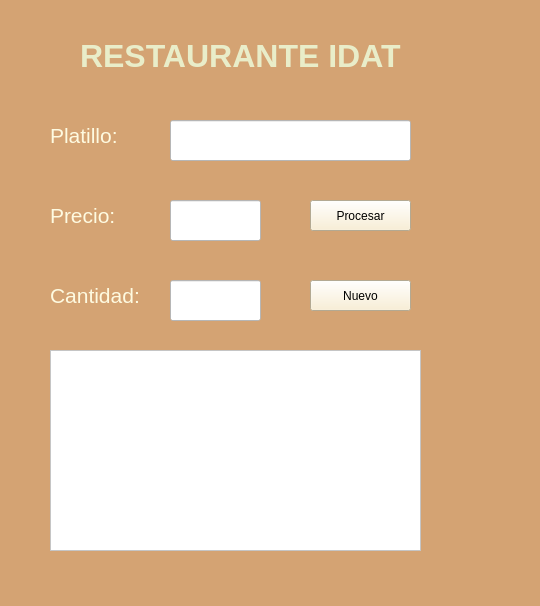
<?xml version="1.0" encoding="UTF-8"?>
<ui version="4.0">
 <class>MainWindow</class>
 <widget class="QMainWindow" name="MainWindow">
  <property name="geometry">
   <rect>
    <x>0</x>
    <y>0</y>
    <width>540</width>
    <height>606</height>
   </rect>
  </property>
  <property name="windowTitle">
   <string>MainWindow</string>
  </property>
  <property name="styleSheet">
   <string notr="true">background-color:rgb(212, 163, 115)</string>
  </property>
  <widget class="QWidget" name="centralwidget">
   <widget class="QLabel" name="label">
    <property name="geometry">
     <rect>
      <x>50</x>
      <y>120</y>
      <width>81</width>
      <height>31</height>
     </rect>
    </property>
    <property name="palette">
     <palette>
      <active>
       <colorrole role="WindowText">
        <brush brushstyle="SolidPattern">
         <color alpha="255">
          <red>254</red>
          <green>250</green>
          <blue>224</blue>
         </color>
        </brush>
       </colorrole>
       <colorrole role="Button">
        <brush brushstyle="SolidPattern">
         <color alpha="255">
          <red>212</red>
          <green>163</green>
          <blue>115</blue>
         </color>
        </brush>
       </colorrole>
       <colorrole role="Text">
        <brush brushstyle="SolidPattern">
         <color alpha="255">
          <red>254</red>
          <green>250</green>
          <blue>224</blue>
         </color>
        </brush>
       </colorrole>
       <colorrole role="ButtonText">
        <brush brushstyle="SolidPattern">
         <color alpha="255">
          <red>254</red>
          <green>250</green>
          <blue>224</blue>
         </color>
        </brush>
       </colorrole>
       <colorrole role="Base">
        <brush brushstyle="SolidPattern">
         <color alpha="255">
          <red>212</red>
          <green>163</green>
          <blue>115</blue>
         </color>
        </brush>
       </colorrole>
       <colorrole role="Window">
        <brush brushstyle="SolidPattern">
         <color alpha="255">
          <red>212</red>
          <green>163</green>
          <blue>115</blue>
         </color>
        </brush>
       </colorrole>
      </active>
      <inactive>
       <colorrole role="WindowText">
        <brush brushstyle="SolidPattern">
         <color alpha="255">
          <red>254</red>
          <green>250</green>
          <blue>224</blue>
         </color>
        </brush>
       </colorrole>
       <colorrole role="Button">
        <brush brushstyle="SolidPattern">
         <color alpha="255">
          <red>212</red>
          <green>163</green>
          <blue>115</blue>
         </color>
        </brush>
       </colorrole>
       <colorrole role="Text">
        <brush brushstyle="SolidPattern">
         <color alpha="255">
          <red>254</red>
          <green>250</green>
          <blue>224</blue>
         </color>
        </brush>
       </colorrole>
       <colorrole role="ButtonText">
        <brush brushstyle="SolidPattern">
         <color alpha="255">
          <red>254</red>
          <green>250</green>
          <blue>224</blue>
         </color>
        </brush>
       </colorrole>
       <colorrole role="Base">
        <brush brushstyle="SolidPattern">
         <color alpha="255">
          <red>212</red>
          <green>163</green>
          <blue>115</blue>
         </color>
        </brush>
       </colorrole>
       <colorrole role="Window">
        <brush brushstyle="SolidPattern">
         <color alpha="255">
          <red>212</red>
          <green>163</green>
          <blue>115</blue>
         </color>
        </brush>
       </colorrole>
      </inactive>
      <disabled>
       <colorrole role="WindowText">
        <brush brushstyle="SolidPattern">
         <color alpha="255">
          <red>254</red>
          <green>250</green>
          <blue>224</blue>
         </color>
        </brush>
       </colorrole>
       <colorrole role="Button">
        <brush brushstyle="SolidPattern">
         <color alpha="255">
          <red>212</red>
          <green>163</green>
          <blue>115</blue>
         </color>
        </brush>
       </colorrole>
       <colorrole role="Text">
        <brush brushstyle="SolidPattern">
         <color alpha="255">
          <red>254</red>
          <green>250</green>
          <blue>224</blue>
         </color>
        </brush>
       </colorrole>
       <colorrole role="ButtonText">
        <brush brushstyle="SolidPattern">
         <color alpha="255">
          <red>254</red>
          <green>250</green>
          <blue>224</blue>
         </color>
        </brush>
       </colorrole>
       <colorrole role="Base">
        <brush brushstyle="SolidPattern">
         <color alpha="255">
          <red>212</red>
          <green>163</green>
          <blue>115</blue>
         </color>
        </brush>
       </colorrole>
       <colorrole role="Window">
        <brush brushstyle="SolidPattern">
         <color alpha="255">
          <red>212</red>
          <green>163</green>
          <blue>115</blue>
         </color>
        </brush>
       </colorrole>
      </disabled>
     </palette>
    </property>
    <property name="font">
     <font>
      <family>Arial</family>
      <pointsize>16</pointsize>
     </font>
    </property>
    <property name="styleSheet">
     <string notr="true">color:rgb(254, 250, 224)</string>
    </property>
    <property name="text">
     <string>Platillo:</string>
    </property>
    <property name="textFormat">
     <enum>Qt::RichText</enum>
    </property>
   </widget>
   <widget class="QLabel" name="label_3">
    <property name="geometry">
     <rect>
      <x>50</x>
      <y>200</y>
      <width>81</width>
      <height>31</height>
     </rect>
    </property>
    <property name="palette">
     <palette>
      <active>
       <colorrole role="WindowText">
        <brush brushstyle="SolidPattern">
         <color alpha="255">
          <red>254</red>
          <green>250</green>
          <blue>224</blue>
         </color>
        </brush>
       </colorrole>
       <colorrole role="Button">
        <brush brushstyle="SolidPattern">
         <color alpha="255">
          <red>212</red>
          <green>163</green>
          <blue>115</blue>
         </color>
        </brush>
       </colorrole>
       <colorrole role="Text">
        <brush brushstyle="SolidPattern">
         <color alpha="255">
          <red>254</red>
          <green>250</green>
          <blue>224</blue>
         </color>
        </brush>
       </colorrole>
       <colorrole role="ButtonText">
        <brush brushstyle="SolidPattern">
         <color alpha="255">
          <red>254</red>
          <green>250</green>
          <blue>224</blue>
         </color>
        </brush>
       </colorrole>
       <colorrole role="Base">
        <brush brushstyle="SolidPattern">
         <color alpha="255">
          <red>212</red>
          <green>163</green>
          <blue>115</blue>
         </color>
        </brush>
       </colorrole>
       <colorrole role="Window">
        <brush brushstyle="SolidPattern">
         <color alpha="255">
          <red>212</red>
          <green>163</green>
          <blue>115</blue>
         </color>
        </brush>
       </colorrole>
      </active>
      <inactive>
       <colorrole role="WindowText">
        <brush brushstyle="SolidPattern">
         <color alpha="255">
          <red>254</red>
          <green>250</green>
          <blue>224</blue>
         </color>
        </brush>
       </colorrole>
       <colorrole role="Button">
        <brush brushstyle="SolidPattern">
         <color alpha="255">
          <red>212</red>
          <green>163</green>
          <blue>115</blue>
         </color>
        </brush>
       </colorrole>
       <colorrole role="Text">
        <brush brushstyle="SolidPattern">
         <color alpha="255">
          <red>254</red>
          <green>250</green>
          <blue>224</blue>
         </color>
        </brush>
       </colorrole>
       <colorrole role="ButtonText">
        <brush brushstyle="SolidPattern">
         <color alpha="255">
          <red>254</red>
          <green>250</green>
          <blue>224</blue>
         </color>
        </brush>
       </colorrole>
       <colorrole role="Base">
        <brush brushstyle="SolidPattern">
         <color alpha="255">
          <red>212</red>
          <green>163</green>
          <blue>115</blue>
         </color>
        </brush>
       </colorrole>
       <colorrole role="Window">
        <brush brushstyle="SolidPattern">
         <color alpha="255">
          <red>212</red>
          <green>163</green>
          <blue>115</blue>
         </color>
        </brush>
       </colorrole>
      </inactive>
      <disabled>
       <colorrole role="WindowText">
        <brush brushstyle="SolidPattern">
         <color alpha="255">
          <red>254</red>
          <green>250</green>
          <blue>224</blue>
         </color>
        </brush>
       </colorrole>
       <colorrole role="Button">
        <brush brushstyle="SolidPattern">
         <color alpha="255">
          <red>212</red>
          <green>163</green>
          <blue>115</blue>
         </color>
        </brush>
       </colorrole>
       <colorrole role="Text">
        <brush brushstyle="SolidPattern">
         <color alpha="255">
          <red>254</red>
          <green>250</green>
          <blue>224</blue>
         </color>
        </brush>
       </colorrole>
       <colorrole role="ButtonText">
        <brush brushstyle="SolidPattern">
         <color alpha="255">
          <red>254</red>
          <green>250</green>
          <blue>224</blue>
         </color>
        </brush>
       </colorrole>
       <colorrole role="Base">
        <brush brushstyle="SolidPattern">
         <color alpha="255">
          <red>212</red>
          <green>163</green>
          <blue>115</blue>
         </color>
        </brush>
       </colorrole>
       <colorrole role="Window">
        <brush brushstyle="SolidPattern">
         <color alpha="255">
          <red>212</red>
          <green>163</green>
          <blue>115</blue>
         </color>
        </brush>
       </colorrole>
      </disabled>
     </palette>
    </property>
    <property name="font">
     <font>
      <family>Arial</family>
      <pointsize>16</pointsize>
     </font>
    </property>
    <property name="styleSheet">
     <string notr="true">color:rgb(254, 250, 224)</string>
    </property>
    <property name="text">
     <string>Precio:</string>
    </property>
   </widget>
   <widget class="QLabel" name="label_2">
    <property name="geometry">
     <rect>
      <x>50</x>
      <y>280</y>
      <width>101</width>
      <height>31</height>
     </rect>
    </property>
    <property name="palette">
     <palette>
      <active>
       <colorrole role="WindowText">
        <brush brushstyle="SolidPattern">
         <color alpha="255">
          <red>254</red>
          <green>250</green>
          <blue>224</blue>
         </color>
        </brush>
       </colorrole>
       <colorrole role="Button">
        <brush brushstyle="SolidPattern">
         <color alpha="255">
          <red>212</red>
          <green>163</green>
          <blue>115</blue>
         </color>
        </brush>
       </colorrole>
       <colorrole role="Text">
        <brush brushstyle="SolidPattern">
         <color alpha="255">
          <red>254</red>
          <green>250</green>
          <blue>224</blue>
         </color>
        </brush>
       </colorrole>
       <colorrole role="ButtonText">
        <brush brushstyle="SolidPattern">
         <color alpha="255">
          <red>254</red>
          <green>250</green>
          <blue>224</blue>
         </color>
        </brush>
       </colorrole>
       <colorrole role="Base">
        <brush brushstyle="SolidPattern">
         <color alpha="255">
          <red>212</red>
          <green>163</green>
          <blue>115</blue>
         </color>
        </brush>
       </colorrole>
       <colorrole role="Window">
        <brush brushstyle="SolidPattern">
         <color alpha="255">
          <red>212</red>
          <green>163</green>
          <blue>115</blue>
         </color>
        </brush>
       </colorrole>
      </active>
      <inactive>
       <colorrole role="WindowText">
        <brush brushstyle="SolidPattern">
         <color alpha="255">
          <red>254</red>
          <green>250</green>
          <blue>224</blue>
         </color>
        </brush>
       </colorrole>
       <colorrole role="Button">
        <brush brushstyle="SolidPattern">
         <color alpha="255">
          <red>212</red>
          <green>163</green>
          <blue>115</blue>
         </color>
        </brush>
       </colorrole>
       <colorrole role="Text">
        <brush brushstyle="SolidPattern">
         <color alpha="255">
          <red>254</red>
          <green>250</green>
          <blue>224</blue>
         </color>
        </brush>
       </colorrole>
       <colorrole role="ButtonText">
        <brush brushstyle="SolidPattern">
         <color alpha="255">
          <red>254</red>
          <green>250</green>
          <blue>224</blue>
         </color>
        </brush>
       </colorrole>
       <colorrole role="Base">
        <brush brushstyle="SolidPattern">
         <color alpha="255">
          <red>212</red>
          <green>163</green>
          <blue>115</blue>
         </color>
        </brush>
       </colorrole>
       <colorrole role="Window">
        <brush brushstyle="SolidPattern">
         <color alpha="255">
          <red>212</red>
          <green>163</green>
          <blue>115</blue>
         </color>
        </brush>
       </colorrole>
      </inactive>
      <disabled>
       <colorrole role="WindowText">
        <brush brushstyle="SolidPattern">
         <color alpha="255">
          <red>254</red>
          <green>250</green>
          <blue>224</blue>
         </color>
        </brush>
       </colorrole>
       <colorrole role="Button">
        <brush brushstyle="SolidPattern">
         <color alpha="255">
          <red>212</red>
          <green>163</green>
          <blue>115</blue>
         </color>
        </brush>
       </colorrole>
       <colorrole role="Text">
        <brush brushstyle="SolidPattern">
         <color alpha="255">
          <red>254</red>
          <green>250</green>
          <blue>224</blue>
         </color>
        </brush>
       </colorrole>
       <colorrole role="ButtonText">
        <brush brushstyle="SolidPattern">
         <color alpha="255">
          <red>254</red>
          <green>250</green>
          <blue>224</blue>
         </color>
        </brush>
       </colorrole>
       <colorrole role="Base">
        <brush brushstyle="SolidPattern">
         <color alpha="255">
          <red>212</red>
          <green>163</green>
          <blue>115</blue>
         </color>
        </brush>
       </colorrole>
       <colorrole role="Window">
        <brush brushstyle="SolidPattern">
         <color alpha="255">
          <red>212</red>
          <green>163</green>
          <blue>115</blue>
         </color>
        </brush>
       </colorrole>
      </disabled>
     </palette>
    </property>
    <property name="font">
     <font>
      <family>Arial</family>
      <pointsize>16</pointsize>
     </font>
    </property>
    <property name="styleSheet">
     <string notr="true">color:rgb(254, 250, 224)</string>
    </property>
    <property name="text">
     <string>Cantidad:</string>
    </property>
   </widget>
   <widget class="QLineEdit" name="txtPlatillo">
    <property name="geometry">
     <rect>
      <x>170</x>
      <y>120</y>
      <width>241</width>
      <height>41</height>
     </rect>
    </property>
    <property name="styleSheet">
     <string notr="true">background-color:rgb(255, 255, 255);</string>
    </property>
    <property name="text">
     <string/>
    </property>
   </widget>
   <widget class="QLineEdit" name="txtPrecio">
    <property name="geometry">
     <rect>
      <x>170</x>
      <y>200</y>
      <width>91</width>
      <height>41</height>
     </rect>
    </property>
    <property name="styleSheet">
     <string notr="true">background-color:rgb(255, 255, 255)</string>
    </property>
    <property name="text">
     <string/>
    </property>
   </widget>
   <widget class="QLineEdit" name="txtCantidad">
    <property name="geometry">
     <rect>
      <x>170</x>
      <y>280</y>
      <width>91</width>
      <height>41</height>
     </rect>
    </property>
    <property name="styleSheet">
     <string notr="true">background-color:rgb(255, 255, 255)</string>
    </property>
    <property name="text">
     <string/>
    </property>
   </widget>
   <widget class="QLabel" name="label_4">
    <property name="geometry">
     <rect>
      <x>80</x>
      <y>40</y>
      <width>411</width>
      <height>31</height>
     </rect>
    </property>
    <property name="palette">
     <palette>
      <active>
       <colorrole role="WindowText">
        <brush brushstyle="SolidPattern">
         <color alpha="255">
          <red>233</red>
          <green>237</green>
          <blue>201</blue>
         </color>
        </brush>
       </colorrole>
       <colorrole role="Button">
        <brush brushstyle="SolidPattern">
         <color alpha="255">
          <red>212</red>
          <green>163</green>
          <blue>115</blue>
         </color>
        </brush>
       </colorrole>
       <colorrole role="Text">
        <brush brushstyle="SolidPattern">
         <color alpha="255">
          <red>233</red>
          <green>237</green>
          <blue>201</blue>
         </color>
        </brush>
       </colorrole>
       <colorrole role="ButtonText">
        <brush brushstyle="SolidPattern">
         <color alpha="255">
          <red>233</red>
          <green>237</green>
          <blue>201</blue>
         </color>
        </brush>
       </colorrole>
       <colorrole role="Base">
        <brush brushstyle="SolidPattern">
         <color alpha="255">
          <red>212</red>
          <green>163</green>
          <blue>115</blue>
         </color>
        </brush>
       </colorrole>
       <colorrole role="Window">
        <brush brushstyle="SolidPattern">
         <color alpha="255">
          <red>212</red>
          <green>163</green>
          <blue>115</blue>
         </color>
        </brush>
       </colorrole>
      </active>
      <inactive>
       <colorrole role="WindowText">
        <brush brushstyle="SolidPattern">
         <color alpha="255">
          <red>233</red>
          <green>237</green>
          <blue>201</blue>
         </color>
        </brush>
       </colorrole>
       <colorrole role="Button">
        <brush brushstyle="SolidPattern">
         <color alpha="255">
          <red>212</red>
          <green>163</green>
          <blue>115</blue>
         </color>
        </brush>
       </colorrole>
       <colorrole role="Text">
        <brush brushstyle="SolidPattern">
         <color alpha="255">
          <red>233</red>
          <green>237</green>
          <blue>201</blue>
         </color>
        </brush>
       </colorrole>
       <colorrole role="ButtonText">
        <brush brushstyle="SolidPattern">
         <color alpha="255">
          <red>233</red>
          <green>237</green>
          <blue>201</blue>
         </color>
        </brush>
       </colorrole>
       <colorrole role="Base">
        <brush brushstyle="SolidPattern">
         <color alpha="255">
          <red>212</red>
          <green>163</green>
          <blue>115</blue>
         </color>
        </brush>
       </colorrole>
       <colorrole role="Window">
        <brush brushstyle="SolidPattern">
         <color alpha="255">
          <red>212</red>
          <green>163</green>
          <blue>115</blue>
         </color>
        </brush>
       </colorrole>
      </inactive>
      <disabled>
       <colorrole role="WindowText">
        <brush brushstyle="SolidPattern">
         <color alpha="255">
          <red>233</red>
          <green>237</green>
          <blue>201</blue>
         </color>
        </brush>
       </colorrole>
       <colorrole role="Button">
        <brush brushstyle="SolidPattern">
         <color alpha="255">
          <red>212</red>
          <green>163</green>
          <blue>115</blue>
         </color>
        </brush>
       </colorrole>
       <colorrole role="Text">
        <brush brushstyle="SolidPattern">
         <color alpha="255">
          <red>233</red>
          <green>237</green>
          <blue>201</blue>
         </color>
        </brush>
       </colorrole>
       <colorrole role="ButtonText">
        <brush brushstyle="SolidPattern">
         <color alpha="255">
          <red>233</red>
          <green>237</green>
          <blue>201</blue>
         </color>
        </brush>
       </colorrole>
       <colorrole role="Base">
        <brush brushstyle="SolidPattern">
         <color alpha="255">
          <red>212</red>
          <green>163</green>
          <blue>115</blue>
         </color>
        </brush>
       </colorrole>
       <colorrole role="Window">
        <brush brushstyle="SolidPattern">
         <color alpha="255">
          <red>212</red>
          <green>163</green>
          <blue>115</blue>
         </color>
        </brush>
       </colorrole>
      </disabled>
     </palette>
    </property>
    <property name="font">
     <font>
      <family>Arial</family>
      <pointsize>24</pointsize>
      <weight>75</weight>
      <bold>true</bold>
     </font>
    </property>
    <property name="styleSheet">
     <string notr="true">color:rgb(233, 237, 201)</string>
    </property>
    <property name="text">
     <string>RESTAURANTE IDAT</string>
    </property>
   </widget>
   <widget class="QTextEdit" name="txtSalida">
    <property name="geometry">
     <rect>
      <x>50</x>
      <y>350</y>
      <width>371</width>
      <height>201</height>
     </rect>
    </property>
    <property name="styleSheet">
     <string notr="true">background-color:rgb(255,255,255)</string>
    </property>
   </widget>
   <widget class="QPushButton" name="btnProcesar">
    <property name="geometry">
     <rect>
      <x>310</x>
      <y>200</y>
      <width>101</width>
      <height>31</height>
     </rect>
    </property>
    <property name="styleSheet">
     <string notr="true">background-color:rgb(250, 237, 205)</string>
    </property>
    <property name="text">
     <string>Procesar</string>
    </property>
   </widget>
   <widget class="QPushButton" name="btnNuevo">
    <property name="geometry">
     <rect>
      <x>310</x>
      <y>280</y>
      <width>101</width>
      <height>31</height>
     </rect>
    </property>
    <property name="styleSheet">
     <string notr="true">background-color:rgb(250, 237, 205)</string>
    </property>
    <property name="text">
     <string>Nuevo</string>
    </property>
   </widget>
  </widget>
  <widget class="QMenuBar" name="menubar">
   <property name="geometry">
    <rect>
     <x>0</x>
     <y>0</y>
     <width>540</width>
     <height>21</height>
    </rect>
   </property>
  </widget>
  <widget class="QStatusBar" name="statusbar"/>
 </widget>
 <resources/>
 <connections/>
</ui>
